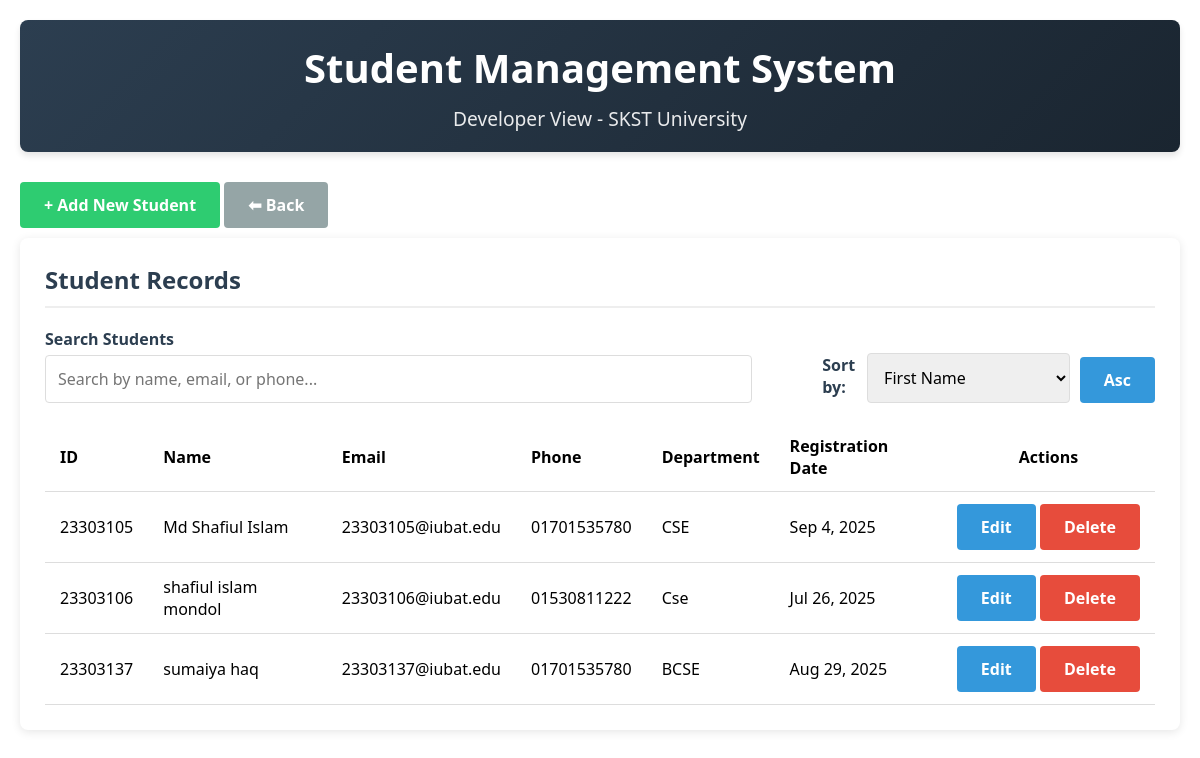
Screenshot of /admin/student_dev.php with the database file from the repository.
### tables this page shows
CREATE TABLE `student_registration` (
  `id` int(11) NOT NULL,
  `first_name` varchar(50) DEFAULT NULL,
  `last_name` varchar(50) DEFAULT NULL,
  `father_name` varchar(100) DEFAULT NULL,
  `mother_name` varchar(100) DEFAULT NULL,
  `date_of_birth` date DEFAULT NULL,
  `guardian_phone` varchar(20) DEFAULT NULL,
  `student_phone` varchar(20) DEFAULT NULL,
  `email` varchar(100) DEFAULT NULL,
  `password` varchar(200) NOT NULL,
  `key` int(11) NOT NULL,
  `last_exam` varchar(30) DEFAULT NULL,
  `board` varchar(50) DEFAULT NULL,
  `other_board` varchar(100) DEFAULT NULL,
  `year_of_passing` year(4) DEFAULT NULL,
  `institution_name` varchar(100) DEFAULT NULL,
  `result` varchar(20) DEFAULT NULL,
  `subject_group` varchar(30) DEFAULT NULL,
  `gender` enum('male','female') DEFAULT NULL,
  `blood_group` enum('A+','A-','B+','B-','O+','O-','AB+','AB-') DEFAULT NULL,
  `nationality` varchar(50) DEFAULT NULL,
  `religion` varchar(30) DEFAULT NULL,
  `present_address` text DEFAULT NULL,
  `permanent_address` text DEFAULT NULL,
  `department` varchar(50) DEFAULT NULL,
  `photo_path` varchar(255) DEFAULT NULL,
  `signature_path` varchar(255) DEFAULT NULL,
  `submission_date` timestamp NOT NULL DEFAULT current_timestamp()
);

### admin/student_dev.php (the view, shortened to what this page needs)
<?php
$host = 'localhost';
$dbname = 'skst_university';
$username = 'root';
$password = '';
try {
    $pdo = new PDO("mysql:host=$host;dbname=$dbname;charset=utf8", $username, $password);
    $pdo->setAttribute(PDO::ATTR_ERRMODE, PDO::ERRMODE_EXCEPTION);
} catch(PDOException $e) {
    die("Connection failed: " . $e->getMessage());
}
$search = $_GET['search'] ?? '';
$sort = $_GET['sort'] ?? 'id';
$order = $_GET['order'] ?? 'ASC';
$sql = "SELECT * FROM student_registration
        WHERE first_name LIKE :search OR last_name LIKE :search OR email LIKE :search
        OR father_name LIKE :search OR student_phone LIKE :search
        ORDER BY $sort $order";
$stmt = $pdo->prepare($sql);
$stmt->execute(['search' => "%$search%"]);
$students = $stmt->fetchAll(PDO::FETCH_ASSOC);
?>
<!DOCTYPE html>
<html lang="en">
<head>
</head>
<body>
    <div class="container">
        <header>
            <h1>Student Management System</h1>
            <p class="subtitle">Developer View - SKST University</p>
        </header>
        <button id="toggleFormBtn" class="btn btn-success" style="margin-bottom: 10px;">+ Add New Student</button>
        <button class="btn btn-secondary" onclick="history.back()">⬅ Back</button>
        <div class="card">
            <h2 class="card-title">Student Records</h2>
            <div class="search-sort">
                <div class="search-box">
                    <form method="GET">
                        <label for="search">Search Students</label>
                        <input type="text" id="search" name="search" placeholder="Search by name, email, or phone..." value="<?php echo htmlspecialchars($search); ?>">
                    </form>
                </div>
                <div class="sort-options">
                    <label for="sort">Sort by:</label>
                    <select id="sort" onchange="window.location.href='?search=<?php echo urlencode($search); ?>&sort='+this.value+'&order=<?php echo $order === 'ASC' ? 'DESC' : 'ASC'; ?>'">
                        <option value="first_name" <?php echo $sort === 'first_name' ? 'selected' : ''; ?>>First Name</option>
                    </select>
                    <button class="btn" onclick="window.location.href='?search=<?php echo urlencode($search); ?>&sort=<?php echo $sort; ?>&order=<?php echo $order === 'ASC' ? 'DESC' : 'ASC'; ?>'">
                        <?php echo $order === 'ASC' ? 'Asc' : 'Desc'; ?>
                    </button>
                </div>
            </div>
            <table>
                <thead>
                    <tr>
                        <th>ID</th>
                        <th>Name</th>
                        <th>Email</th>
                        <th>Phone</th>
                        <th>Department</th>
                        <th>Registration Date</th>
                        <th style="text-align:center">Actions</th>
                    </tr>
                </thead>
                <tbody>
                    <?php if (count($students) > 0): ?>
                        <?php foreach ($students as $s): ?>
                            <tr>
                                <td><?php echo $s['id']; ?></td>
                                <td><?php echo htmlspecialchars($s['first_name'] . ' ' . $s['last_name']); ?></td>
                                <td><?php echo htmlspecialchars($s['email']); ?></td>
                                <td><?php echo htmlspecialchars($s['student_phone']); ?></td>
                                <td><?php echo htmlspecialchars($s['department']); ?></td>
                                <td><?php echo date('M j, Y', strtotime($s['submission_date'])); ?></td>
                                <td class="actions-cell">
                                    <form method="POST">
                                        <button type="submit" class="btn">Edit</button>
                                    </form>
                                    <form method="POST" onsubmit="return confirm('Are you sure you want to delete this student record?');">
                                        <button type="submit" class="btn btn-danger">Delete</button>
                                    </form>
                                </td>
                            </tr>
                        <?php endforeach; ?>
                    <?php else: ?>
                        <tr>
                            <td colspan="7" style="text-align: center;">No student records found.</td>
                        </tr>
                    <?php endif; ?>
                </tbody>
            </table>
        </div>
    </div>
</body>
</html>

### admin/student_dev.php (style rules this page uses)
* { box-sizing: border-box; margin: 0; padding: 0; font-family: 'Segoe UI', Tahoma, Geneva, Verdana, sans-serif; }
.container { margin: 0 auto; padding: 20px; max-width: 1400px; }
header { background: linear-gradient(135deg, #2c3e50, #1a2530); color: white; padding: 20px 0; text-align: center; border-radius: 8px; margin-bottom: 30px; box-shadow: 0 4px 6px rgba(0, 0, 0, 0.1); }
h1 { font-size: 2.5rem; margin-bottom: 10px; }
.subtitle { font-size: 1.2rem; opacity: 0.9; }
.card { background: white; border-radius: 8px; padding: 25px; margin-bottom: 30px; box-shadow: 0 2px 10px rgba(0, 0, 0, 0.1); }
.card-title { font-size: 1.5rem; margin-bottom: 20px; color: #2c3e50; border-bottom: 2px solid #eee; padding-bottom: 10px; }
input, select, textarea { width: 100%; padding: 12px; border: 1px solid #ddd; border-radius: 4px; font-size: 16px; transition: border 0.3s; }
.btn { display: inline-block; padding: 12px 24px; background: #3498db; color: white; border: none; border-radius: 4px; cursor: pointer; font-size: 16px; font-weight: 600; transition: background 0.3s; }
.btn-danger { background: #e74c3c; }
.btn-success { background: #2ecc71; }
.btn-secondary { background: #95a5a6; }
.search-sort { display: flex; justify-content: space-between; margin-bottom: 20px; flex-wrap: wrap; column-gap: 50px; }
.search-box { flex: 1; min-width: 300px; margin-right: 20px; }
.sort-options { display: flex; align-items: self-end; gap: 10px; margin-top: 10px; }
label { color: #2c3e50; font-weight: bold; display: block; margin-bottom: 5px; }
table { width: 100%; border-collapse: collapse; margin-top: 20px; }
th, td { padding: 12px 15px; text-align: left; border-bottom: 1px solid #ddd; }
th { font-weight: 600; color: black; cursor: pointer; }
.actions-cell { white-space: nowrap; text-align: center; }
.actions-cell form { display: inline-block; }

### rows the page displays
student_registration: id "23303105", first_name+last_name "Md Shafiul Islam", email "23303105@iubat.edu", student_phone "01701535780", department "CSE", submission_date "Sep 4, 2025"
student_registration: id "23303106", first_name+last_name "shafiul islam mondol", email "23303106@iubat.edu", student_phone "01530811222", department "Cse", submission_date "Jul 26, 2025"
student_registration: id "23303137", first_name+last_name "sumaiya haq", email "23303137@iubat.edu", student_phone "01701535780", department "BCSE", submission_date "Aug 29, 2025"
